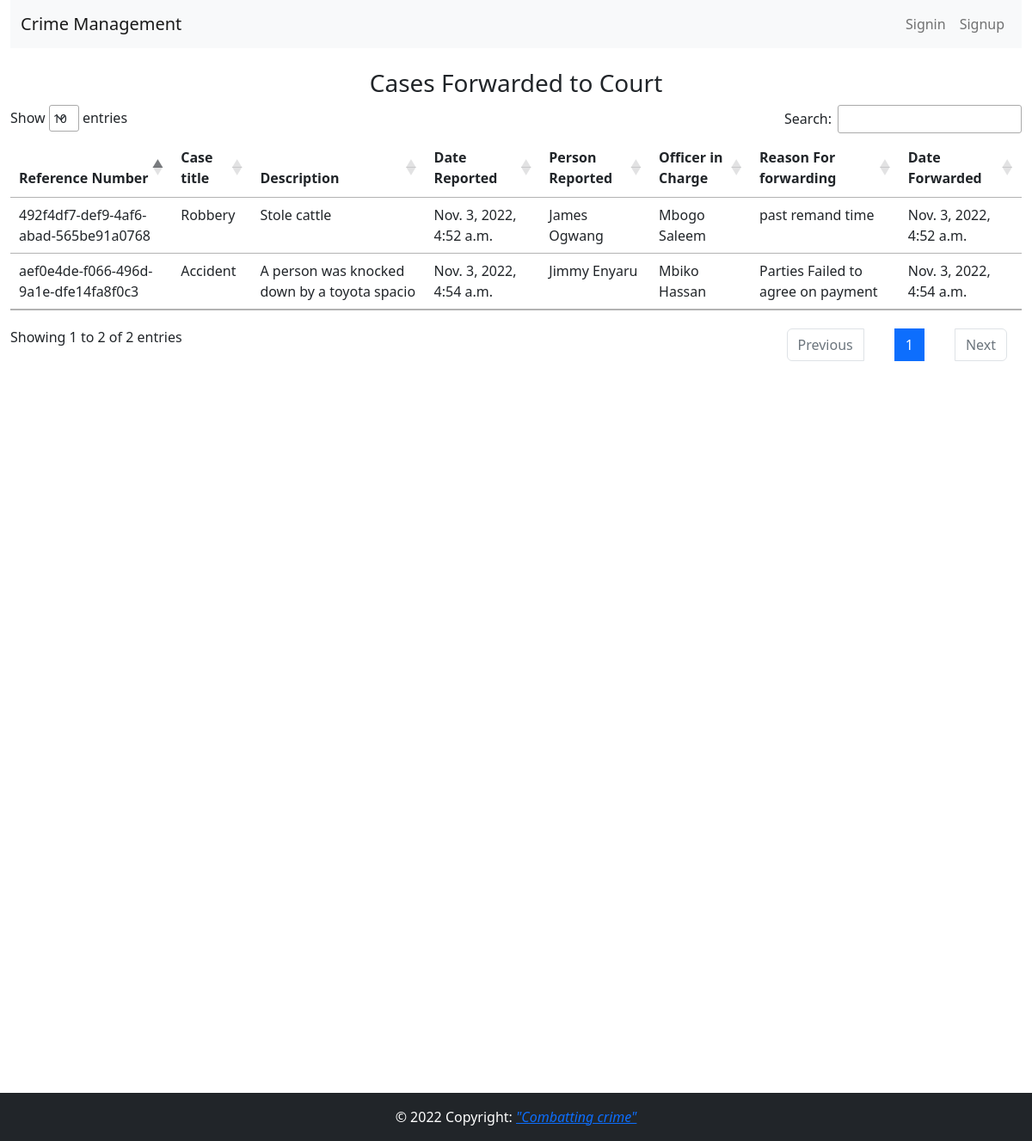
/forwarded, run on the app's committed database.
### crimeapp/models.py (models this page shows, shortened)
class Reported(models.Model):
    Reference_Number= models.CharField(max_length = 100, blank = True, unique = True,
   default = uuid.uuid4)
    title = models.CharField(max_length = 200, null=True)
    description = models.CharField(max_length = 1000)
    personreported=models.CharField(max_length=100)
    tribe=models.CharField(max_length=100)
    Telephone_Number=models.CharField(max_length=100)
    Residence=models.CharField(max_length=100)
    Officerincharge=models.CharField(max_length=100, blank=True)
    last_modified = models.DateTimeField(auto_now_add = True)
    Status=models.CharField(max_length=5000 ,blank=True)
    CourtStatus=models.CharField(max_length=5000 ,blank=True)
    CrimeScene=models.CharField(max_length=100, blank=True)

### crimeapp/views.py (the view)
# urls.py: path('forwarded',forwardedview, name="forwarded"),
def forwardedview(request):
    stud = Reported.objects.exclude(Status__exact ='')
    return render(request,'forwarded.html', {'cases': stud})

### templates/forwarded.html (shortened to what this page needs)
<!DOCTYPE html>
<html>
<head>
	{% load static %}
	<link rel="stylesheet" type="text/css" href="{% static 'bootstrap-5.2.0-dist/css/bootstrap.min.css' %}">
	<link rel="stylesheet" type="text/css" href="{% static 'bootstrap-5.2.0-dist/css/style.css' %}">
	<link rel="stylesheet" type="text/css" href="https://cdn.datatables.net/1.12.1/css/jquery.dataTables.min.css">
	<link rel="stylesheet" type="text/css" href="https://cdnjs.cloudflare.com/ajax/libs/twitter-bootstrap/5.2.0/css/bootstrap.min.css">
	<link rel="stylesheet" type="text/css" href="https://cdn.datatables.net/1.12.1/css/dataTables.bootstrap5.min.css">
</head>
<body>
	<div class="container-fluid">
	<nav class="navbar navbar-expand-lg bg-light">
	  <div class="container-fluid">
	    <a class="navbar-brand" href="">Crime Management</a>
	    <div class="collapse navbar-collapse" id="navbarSupportedContent">
	      <ul class="navbar-nav ms-auto mb-2 mb-lg-0 ">
	        {% if not user.is_authenticated %}
			<li class="nav-item itm">
				<a class="nav-link  " href="signin">Signin</a>
			</li>
			<li class="nav-item">
				<a class="nav-link " href="signup">Signup</a>
			</li>
			{% endif %}
	      </ul>
	    </div>
	  </div>
	</nav>
            <div>
                <br>
                    <h3 class="text-center">Cases Forwarded to Court</h3>
                    <table class="table table-stripped" id="reportedcases">
                    	<thead>
				            <tr>
				            	<th>Reference Number</th>
	                            <th>Case title</th>
	                            <th>Description</th>
	                            <th>Date Reported</th>
	                            <th>Person Reported</th>
	                            <th>Officer in Charge</th>
	                            <th>Reason For forwarding</th>
	                            <th>Date Forwarded</th>
				            </tr>
				        </thead>
				        <tbody>
		                    <tr>
		                        {% for st in cases %}
		                        		                        <td>{{st.Reference_Number}}</td>
		                        <td>{{st.title}}</td>
		                        <td>{{st.description}}</td>
		                        <td>{{st.last_modified}}</td>
		                        <td>{{st.personreported}}</td>
		                        <td>{{st.Officerincharge}}</td>
		                        <td>{{st.Status}}</td>
		                        <td>
		                        	{{st.last_modified}}
		                        </td>
		                    </tr>
		                        {% endfor %}
                        </tbody>
                    </table>
                  </div>
		  </div>
		  <br>
		  <footer class="page-footer font-small blue foot" >
		      <div class="footer-copyright text-white text-center py-3 bg-dark">© 2022 Copyright:
		         <a class="fst-italic">"Combatting crime"</a>
		      </div>
		    </footer>
</body>
</html>

### data on the page
Reported: Reference_Number "492f4df7-def9-4af6-abad-565be91a0768", title "Robbery", description "Stole cattle", last_modified "Nov. 3, 2022, 4:52 a.m.", personreported "James Ogwang", Officerincharge "Mbogo Saleem", Status "past remand time"
Reported: Reference_Number "aef0e4de-f066-496d-9a1e-dfe14fa8f0c3", title "Accident", description "A person was knocked down by a toyota spacio", last_modified "Nov. 3, 2022, 4:54 a.m.", personreported "Jimmy Enyaru", Officerincharge "Mbiko Hassan", Status "Parties Failed to agree on payment"
